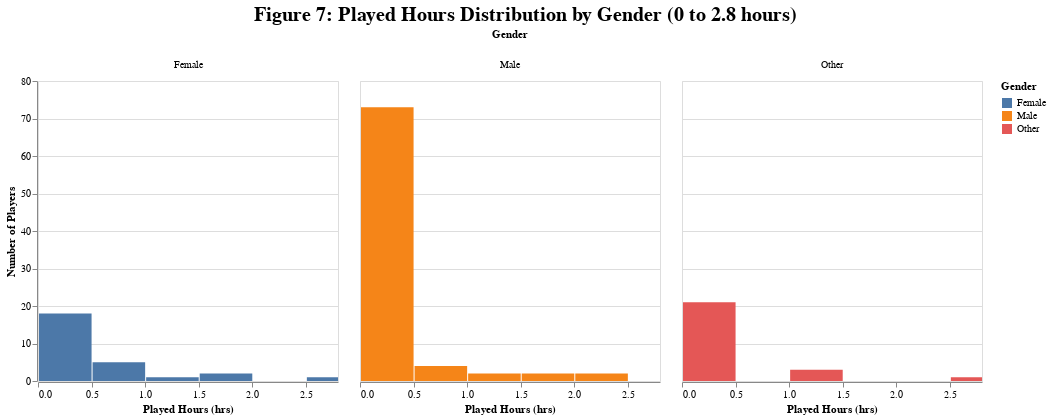

This figure's notebook cell:
### Code cell
# Zoomed Gender Chart (Figure 7)
chart_gender_zoom = (
    alt.Chart(player_training)
    .mark_bar(clip=True)
    .encode(
        x=alt.X('played_hours:Q',
                bin=alt.Bin(maxbins=500),
                scale=alt.Scale(domain=[0, 2.8]),
                title='Played Hours (hrs)'),
        y=alt.Y('count()', title='Number of Players'),
        color=alt.Color('gender:N', title='Gender')
    )
    .facet(column=alt.Column('gender:N', title='Gender'))
    .properties(
        title=alt.TitleParams(
            text='Figure 7: Played Hours Distribution by Gender (0 to 2.8 hours)',
            fontSize=20,
            fontWeight='bold',
            anchor='middle'
        )
    )
)
chart_gender_zoom

### Figure 1 — Vega-Lite specification as saved in the notebook (floating-point values rounded to 4 significant figures; data arrays with more than 128 entries replaced by an {"elided": "..."} marker saying what was removed)
{"config": {"view": {"continuousWidth": 300, "continuousHeight": 300}}, "data": {"name": "data-48f92a76c34b898d99b1651de141db41"}, "facet": {"column": {"field": "gender", "title": "Gender", "type": "nominal"}}, "spec": {"mark": {"type": "bar", "clip": true}, "encoding": {"color": {"field": "gender", "title": "Gender", "type": "nominal"}, "x": {"bin": {"maxbins": 500}, "field": "played_hours", "scale": {"domain": [0, 2.8]}, "title": "Played Hours (hrs)", "type": "quantitative"}, "y": {"aggregate": "count", "title": "Number of Players", "type": "quantitative"}}}, "title": {"text": "Figure 7: Played Hours Distribution by Gender (0 to 2.8 hours)", "anchor": "middle", "fontSize": 20, "fontWeight": "bold"}, "$schema": "https://vega.github.io/schema/vega-lite/v5.20.1.json", "datasets": {"data-48f92a76c34b898d99b1651de141db41": {"elided": "147 records"}}}
